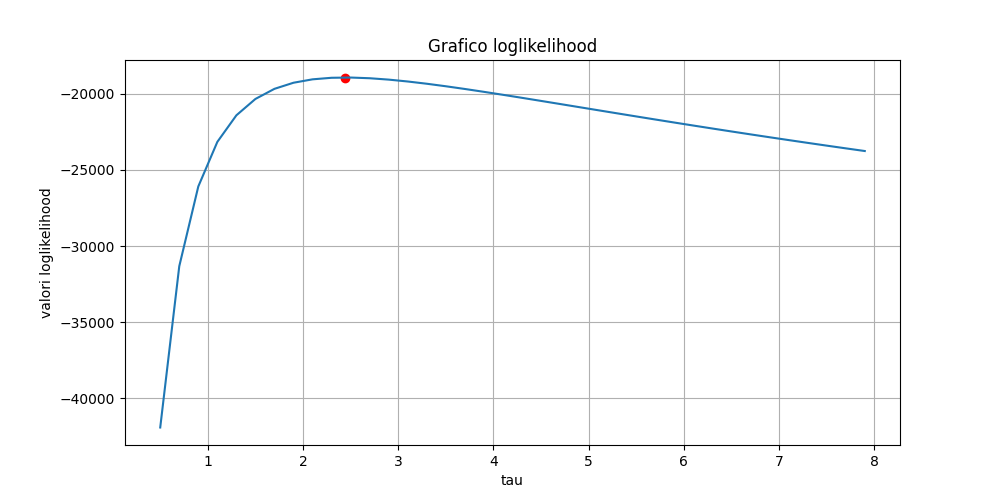

Source code (Python):
'''
Rappresenta graficamente il profilo della funzione di verosimiglianza e 
il punto identificato come suo massimo.
'''

import numpy as np
import matplotlib.pyplot as plt

from library import rand_exp_inversa, loglikelihood, media, esponenziale, sezioneAureaMax_LL

def main () :

    tau = 2.4
    N_eventi = 10000

    elenco_n_pseudocasuali = []     # questo conterrà i numeri pseudocasuali
    raccolta_likelihood = []        # raccoglie tutti i valori della loglikelihood al variare di tau
    lista_tau = []                  # raccoglie i tau per fare l'asse x del grafico


    for _ in range (N_eventi) :
        elenco_n_pseudocasuali.append (rand_exp_inversa(tau))

    for t in np.arange(0.5, 8., 0.2) :              # arange per aver step di 0.2
        val_loglikelihood = loglikelihood (elenco_n_pseudocasuali, esponenziale, t)
        raccolta_likelihood.append (val_loglikelihood)
        lista_tau.append (t)
    
    '''
    per fare il grafico mi servono le coordinate del punto del massimo, ottengo con la sezione aurea il valore del parametro tau 
    (quindi asse x) in cui si trova il massimo. la coordinata y sarà invece la loglikelihood calcolata in tau_max
    '''

    tau_max_loglike = sezioneAureaMax_LL (loglikelihood, esponenziale, elenco_n_pseudocasuali, 0.5, 8.)
    log_like_max = loglikelihood (elenco_n_pseudocasuali, esponenziale, tau_max_loglike)        # attenzione qui a passare tau_max_loglike!

    # Creazione del grafico
    fig, ax = plt.subplots(nrows=1, ncols=1, figsize=(10, 5))

    ax.plot (lista_tau, raccolta_likelihood, label = "loglikelihood")
    ax.set_title ("Grafico loglikelihood")
    ax.set_xlabel ("tau")
    ax.set_ylabel ("valori loglikelihood")
    ax.grid ()
    ax.scatter (tau_max_loglike, log_like_max, marker="o", color="red")         # aggiungo il punto di massimo

    print ("Confronto tra tau trovato con loglikelihood e media:\n")
    print ("Media: ", media (elenco_n_pseudocasuali), "\n")
    print ("Massimo della loglikelihood: ", tau_max_loglike, "\n")

    plt.savefig ("es10_2.png")
    plt.show ()

if __name__ == "__main__" :
    main ()